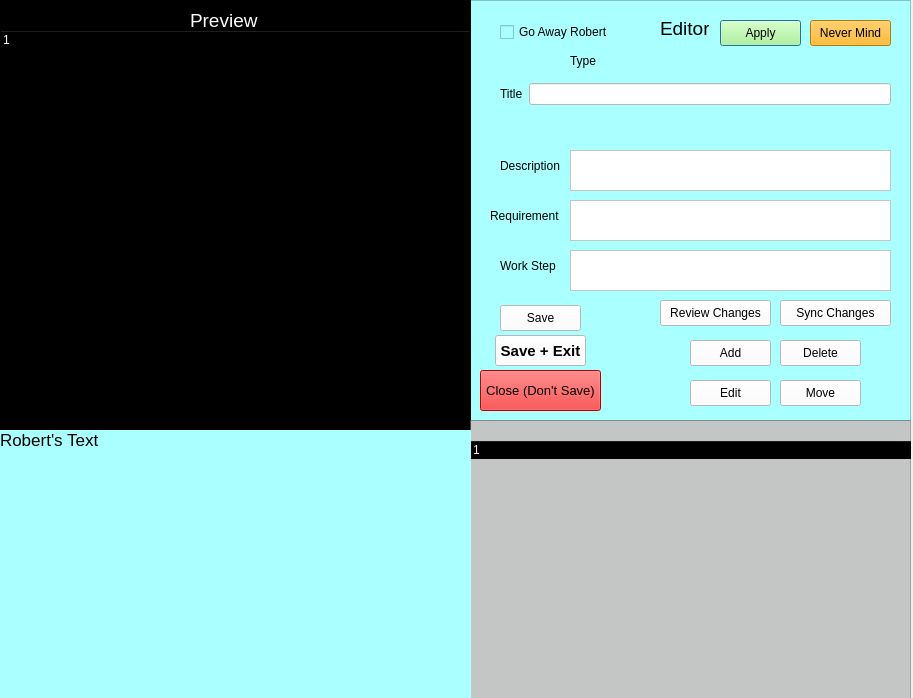
<?xml version="1.0" encoding="UTF-8"?>
<ui version="4.0">
 <class>Dialog</class>
 <widget class="QDialog" name="Dialog">
  <property name="geometry">
   <rect>
    <x>0</x>
    <y>0</y>
    <width>913</width>
    <height>698</height>
   </rect>
  </property>
  <property name="windowTitle">
   <string>Dialog</string>
  </property>
  <widget class="QLabel" name="label_4">
   <property name="geometry">
    <rect>
     <x>660</x>
     <y>20</y>
     <width>49</width>
     <height>16</height>
    </rect>
   </property>
   <property name="font">
    <font>
     <pointsize>14</pointsize>
    </font>
   </property>
   <property name="text">
    <string>Editor</string>
   </property>
  </widget>
  <widget class="QFrame" name="preview_frame">
   <property name="geometry">
    <rect>
     <x>0</x>
     <y>0</y>
     <width>471</width>
     <height>431</height>
    </rect>
   </property>
   <property name="styleSheet">
    <string notr="true">background-color: rgb(0, 0, 0);
color: rgb(255, 255, 255);</string>
   </property>
   <property name="frameShape">
    <enum>QFrame::Shape::StyledPanel</enum>
   </property>
   <property name="frameShadow">
    <enum>QFrame::Shadow::Raised</enum>
   </property>
   <widget class="QLabel" name="label_5">
    <property name="geometry">
     <rect>
      <x>190</x>
      <y>10</y>
      <width>71</width>
      <height>20</height>
     </rect>
    </property>
    <property name="font">
     <font>
      <pointsize>14</pointsize>
     </font>
    </property>
    <property name="text">
     <string>Preview</string>
    </property>
   </widget>
   <widget class="QTreeWidget" name="preview_text">
    <property name="geometry">
     <rect>
      <x>0</x>
      <y>30</y>
      <width>471</width>
      <height>381</height>
     </rect>
    </property>
    <property name="font">
     <font>
      <pointsize>12</pointsize>
     </font>
    </property>
    <property name="styleSheet">
     <string notr="true">color: rgb(255, 255, 255);
background-color: rgba(255, 255, 255, 0);</string>
    </property>
    <column>
     <property name="text">
      <string notr="true">1</string>
     </property>
    </column>
   </widget>
  </widget>
  <widget class="QFrame" name="frame_2">
   <property name="geometry">
    <rect>
     <x>470</x>
     <y>420</y>
     <width>441</width>
     <height>341</height>
    </rect>
   </property>
   <property name="styleSheet">
    <string notr="true">background-color: rgba(130, 136, 133, 100);
color: rgb(255, 255, 255);</string>
   </property>
   <property name="frameShape">
    <enum>QFrame::Shape::StyledPanel</enum>
   </property>
   <property name="frameShadow">
    <enum>QFrame::Shadow::Raised</enum>
   </property>
   <widget class="QTreeWidget" name="context_tree">
    <property name="geometry">
     <rect>
      <x>0</x>
      <y>20</y>
      <width>451</width>
      <height>281</height>
     </rect>
    </property>
    <property name="font">
     <font>
      <pointsize>15</pointsize>
     </font>
    </property>
    <property name="styleSheet">
     <string notr="true">background-color: rgba(255, 255, 255, 0);
color: rgb(255, 238, 230);</string>
    </property>
    <column>
     <property name="text">
      <string notr="true">1</string>
     </property>
    </column>
   </widget>
  </widget>
  <widget class="QFrame" name="frame_3">
   <property name="geometry">
    <rect>
     <x>470</x>
     <y>0</y>
     <width>441</width>
     <height>421</height>
    </rect>
   </property>
   <property name="styleSheet">
    <string notr="true">background-color: rgba(170, 255, 255, 255);</string>
   </property>
   <property name="frameShape">
    <enum>QFrame::Shape::StyledPanel</enum>
   </property>
   <property name="frameShadow">
    <enum>QFrame::Shadow::Raised</enum>
   </property>
   <widget class="QLabel" name="item_type_label">
    <property name="geometry">
     <rect>
      <x>100</x>
      <y>50</y>
      <width>131</width>
      <height>21</height>
     </rect>
    </property>
    <property name="text">
     <string>Type</string>
    </property>
   </widget>
   <widget class="QPushButton" name="apply_button">
    <property name="geometry">
     <rect>
      <x>250</x>
      <y>20</y>
      <width>81</width>
      <height>26</height>
     </rect>
    </property>
    <property name="styleSheet">
     <string notr="true">background-color: rgb(170, 255, 127);</string>
    </property>
    <property name="text">
     <string>Apply</string>
    </property>
   </widget>
   <widget class="QPlainTextEdit" name="item_description">
    <property name="geometry">
     <rect>
      <x>100</x>
      <y>150</y>
      <width>321</width>
      <height>41</height>
     </rect>
    </property>
    <property name="styleSheet">
     <string notr="true">background-color: rgb(255, 255, 255);</string>
    </property>
   </widget>
   <widget class="QLabel" name="label_7">
    <property name="geometry">
     <rect>
      <x>500</x>
      <y>160</y>
      <width>61</width>
      <height>131</height>
     </rect>
    </property>
    <property name="text">
     <string>Description</string>
    </property>
   </widget>
   <widget class="QPlainTextEdit" name="item_require">
    <property name="geometry">
     <rect>
      <x>100</x>
      <y>200</y>
      <width>321</width>
      <height>41</height>
     </rect>
    </property>
    <property name="styleSheet">
     <string notr="true">background-color: rgb(255, 255, 255);</string>
    </property>
   </widget>
   <widget class="QPlainTextEdit" name="item_work_step">
    <property name="geometry">
     <rect>
      <x>100</x>
      <y>250</y>
      <width>321</width>
      <height>41</height>
     </rect>
    </property>
    <property name="styleSheet">
     <string notr="true">background-color: rgb(255, 255, 255);</string>
    </property>
   </widget>
   <widget class="QLabel" name="description_label">
    <property name="geometry">
     <rect>
      <x>30</x>
      <y>150</y>
      <width>61</width>
      <height>31</height>
     </rect>
    </property>
    <property name="styleSheet">
     <string notr="true">background-color: rgba(255, 255, 255, 0);</string>
    </property>
    <property name="text">
     <string>Description</string>
    </property>
   </widget>
   <widget class="QLabel" name="require_label">
    <property name="geometry">
     <rect>
      <x>20</x>
      <y>200</y>
      <width>71</width>
      <height>31</height>
     </rect>
    </property>
    <property name="styleSheet">
     <string notr="true">background-color: rgba(255, 255, 255, 0);</string>
    </property>
    <property name="text">
     <string>Requirement</string>
    </property>
   </widget>
   <widget class="QLabel" name="work_step_label">
    <property name="geometry">
     <rect>
      <x>30</x>
      <y>250</y>
      <width>71</width>
      <height>31</height>
     </rect>
    </property>
    <property name="styleSheet">
     <string notr="true">background-color: rgba(255, 255, 255, 0);</string>
    </property>
    <property name="text">
     <string>Work Step</string>
    </property>
   </widget>
   <widget class="QPushButton" name="never_mind_button">
    <property name="geometry">
     <rect>
      <x>340</x>
      <y>20</y>
      <width>81</width>
      <height>26</height>
     </rect>
    </property>
    <property name="styleSheet">
     <string notr="true">background-color: rgb(255, 170, 0);</string>
    </property>
    <property name="text">
     <string>Never Mind</string>
    </property>
   </widget>
   <widget class="QPushButton" name="save_exit_button">
    <property name="geometry">
     <rect>
      <x>25</x>
      <y>335</y>
      <width>91</width>
      <height>31</height>
     </rect>
    </property>
    <property name="font">
     <font>
      <pointsize>11</pointsize>
      <bold>true</bold>
     </font>
    </property>
    <property name="styleSheet">
     <string notr="true">background-color: rgb(255, 255, 255);</string>
    </property>
    <property name="text">
     <string>Save + Exit</string>
    </property>
   </widget>
   <widget class="QPushButton" name="add_button">
    <property name="geometry">
     <rect>
      <x>220</x>
      <y>340</y>
      <width>81</width>
      <height>26</height>
     </rect>
    </property>
    <property name="styleSheet">
     <string notr="true">background-color: rgb(255, 255, 255);</string>
    </property>
    <property name="text">
     <string>Add</string>
    </property>
   </widget>
   <widget class="QPushButton" name="save_button">
    <property name="geometry">
     <rect>
      <x>30</x>
      <y>305</y>
      <width>81</width>
      <height>26</height>
     </rect>
    </property>
    <property name="styleSheet">
     <string notr="true">background-color: rgb(255, 255, 255);</string>
    </property>
    <property name="text">
     <string>Save</string>
    </property>
   </widget>
   <widget class="QPushButton" name="edit_button">
    <property name="geometry">
     <rect>
      <x>220</x>
      <y>380</y>
      <width>81</width>
      <height>26</height>
     </rect>
    </property>
    <property name="styleSheet">
     <string notr="true">background-color: rgb(255, 255, 255);</string>
    </property>
    <property name="text">
     <string>Edit</string>
    </property>
   </widget>
   <widget class="QPushButton" name="delete_button">
    <property name="geometry">
     <rect>
      <x>310</x>
      <y>340</y>
      <width>81</width>
      <height>26</height>
     </rect>
    </property>
    <property name="styleSheet">
     <string notr="true">background-color: rgb(255, 255, 255);</string>
    </property>
    <property name="text">
     <string>Delete</string>
    </property>
   </widget>
   <widget class="QCheckBox" name="go_away">
    <property name="geometry">
     <rect>
      <x>30</x>
      <y>20</y>
      <width>121</width>
      <height>24</height>
     </rect>
    </property>
    <property name="text">
     <string>Go Away Robert</string>
    </property>
   </widget>
   <widget class="QPushButton" name="cancel_button">
    <property name="geometry">
     <rect>
      <x>10</x>
      <y>370</y>
      <width>121</width>
      <height>41</height>
     </rect>
    </property>
    <property name="font">
     <font>
      <family>Segoe UI</family>
      <pointsize>10</pointsize>
      <italic>false</italic>
      <bold>false</bold>
     </font>
    </property>
    <property name="styleSheet">
     <string notr="true">color: rgb(0, 0, 0);
font: 10pt &quot;Segoe UI&quot;;
background-color: rgb(255, 0, 0);</string>
    </property>
    <property name="text">
     <string>Close (Don't Save)</string>
    </property>
   </widget>
   <widget class="QPushButton" name="move_button">
    <property name="geometry">
     <rect>
      <x>310</x>
      <y>380</y>
      <width>81</width>
      <height>26</height>
     </rect>
    </property>
    <property name="styleSheet">
     <string notr="true">background-color: rgb(255, 255, 255);</string>
    </property>
    <property name="text">
     <string>Move</string>
    </property>
   </widget>
   <widget class="QPushButton" name="review_button">
    <property name="geometry">
     <rect>
      <x>190</x>
      <y>300</y>
      <width>111</width>
      <height>26</height>
     </rect>
    </property>
    <property name="styleSheet">
     <string notr="true">background-color: rgb(255, 255, 255);</string>
    </property>
    <property name="text">
     <string>Review Changes</string>
    </property>
   </widget>
   <widget class="QPushButton" name="sync_button">
    <property name="geometry">
     <rect>
      <x>310</x>
      <y>300</y>
      <width>111</width>
      <height>26</height>
     </rect>
    </property>
    <property name="styleSheet">
     <string notr="true">background-color: rgb(255, 255, 255);</string>
    </property>
    <property name="text">
     <string>Sync Changes</string>
    </property>
   </widget>
   <zorder>item_type_label</zorder>
   <zorder>apply_button</zorder>
   <zorder>label_7</zorder>
   <zorder>description_label</zorder>
   <zorder>require_label</zorder>
   <zorder>work_step_label</zorder>
   <zorder>item_require</zorder>
   <zorder>item_description</zorder>
   <zorder>item_work_step</zorder>
   <zorder>never_mind_button</zorder>
   <zorder>save_exit_button</zorder>
   <zorder>add_button</zorder>
   <zorder>save_button</zorder>
   <zorder>edit_button</zorder>
   <zorder>delete_button</zorder>
   <zorder>go_away</zorder>
   <zorder>cancel_button</zorder>
   <zorder>move_button</zorder>
   <zorder>review_button</zorder>
   <zorder>sync_button</zorder>
  </widget>
  <widget class="QWidget" name="layoutWidget">
   <property name="geometry">
    <rect>
     <x>500</x>
     <y>80</y>
     <width>391</width>
     <height>28</height>
    </rect>
   </property>
   <layout class="QHBoxLayout" name="horizontalLayout">
    <item>
     <widget class="QLabel" name="title_label">
      <property name="text">
       <string>Title</string>
      </property>
     </widget>
    </item>
    <item>
     <widget class="QLineEdit" name="item_title">
      <property name="styleSheet">
       <string notr="true">background-color: rgb(255, 255, 255);</string>
      </property>
     </widget>
    </item>
   </layout>
  </widget>
  <widget class="QWidget" name="layoutWidget">
   <property name="geometry">
    <rect>
     <x>500</x>
     <y>110</y>
     <width>391</width>
     <height>28</height>
    </rect>
   </property>
   <layout class="QHBoxLayout" name="horizontalLayout_2">
    <item>
     <widget class="QLabel" name="number_label">
      <property name="text">
       <string>Number</string>
      </property>
     </widget>
    </item>
    <item>
     <widget class="QLineEdit" name="item_number">
      <property name="styleSheet">
       <string notr="true">background-color: rgb(255, 255, 255);</string>
      </property>
     </widget>
    </item>
   </layout>
  </widget>
  <widget class="QLabel" name="editor_tips_2">
   <property name="geometry">
    <rect>
     <x>0</x>
     <y>430</y>
     <width>471</width>
     <height>271</height>
    </rect>
   </property>
   <property name="font">
    <font>
     <pointsize>13</pointsize>
    </font>
   </property>
   <property name="styleSheet">
    <string notr="true">background-color: rgb(170, 255, 255);</string>
   </property>
   <property name="text">
    <string>Robert's Text</string>
   </property>
   <property name="alignment">
    <set>Qt::AlignmentFlag::AlignLeading|Qt::AlignmentFlag::AlignLeft|Qt::AlignmentFlag::AlignTop</set>
   </property>
   <property name="wordWrap">
    <bool>true</bool>
   </property>
  </widget>
  <zorder>frame_3</zorder>
  <zorder>layoutWidget</zorder>
  <zorder>layoutWidget</zorder>
  <zorder>label_4</zorder>
  <zorder>preview_frame</zorder>
  <zorder>frame_2</zorder>
  <zorder>editor_tips_2</zorder>
 </widget>
 <resources/>
 <connections/>
</ui>
